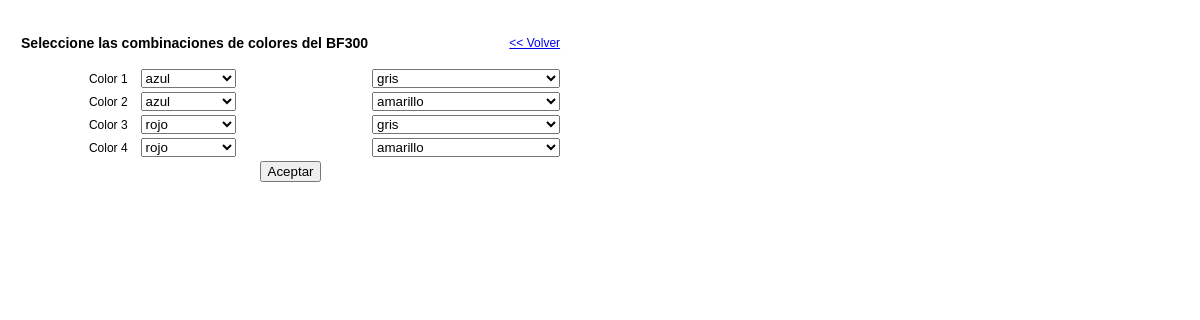
Page /administrator/formColores.php?id_producto=5&mod_prod=BF300 (signed in) on the committed database.
### tables this page shows
CREATE TABLE `color` (
  `id_color` int(11) NOT NULL auto_increment,
  `nombre` varchar(50) NOT NULL,
  `codigo` varchar(50) NOT NULL,
  PRIMARY KEY  (`id_color`)
);

### administrator/util/Connection.php (called while the page is built, shortened)
<?php
class Connection {
    private $connection;
    public function __construct() {
        $server = "localhost";
        $username = "buffalo9_root";
        $password = "r00tr00t";
        $database_name = "buffalo9_portal";
        $connection = mysql_connect($server, $username, $password) or die("Problemas en la conexión");
        $this->connection = $connection;
    }
    public function getConnection() {
        return $this->connection;
    }
}
?>

### administrator/dao/ColorDAO.php (called while the page is built, shortened)
<?php
include_once 'domain/Color.php';
include_once 'domain/ColorProducto.php';
include_once 'util/Connection.php';
class ColorDAO {
    public function getColores() {
        $conexion = new Connection();
        $query = "SELECT id_color, nombre, codigo FROM color";
        $result = mysql_query($query, $conexion->getConnection());
        $total_registros = mysql_num_rows($result);
        if ($total_registros > 0) {
            while ($row = mysql_fetch_assoc($result)) {
                $color = new Color();
                $color->setId_color($row['id_color']);
                $color->setNombre($row['nombre']);
                $color->setCodigo($row['codigo']);
                $colores[] = $color;
            }
        }
        return $colores;
    }
    public function getColoresProductoByIdProducto($id_producto) {
        $conexion = new Connection();
        $query = "SELECT id, id_color_1, id_color_2,
                producto.id_producto as p_id, producto.modelo as p_modelo
                FROM colorproducto
                INNER JOIN producto on colorproducto.id_producto = producto.id_producto
                WHERE producto.id_producto = $id_producto";
        $result = mysql_query($query, $conexion->getConnection());
        $total_registros = mysql_num_rows($result);
        if ($total_registros > 0) {
            while ($row = mysql_fetch_assoc($result)) {
                $colorProducto = new ColorProducto();
                $colorProducto->setId($row['id']);
                $color_1 = new Color();
                $color_1->setId_color($row['id_color_1']);
                $colorProducto->setColor_1($color_1);
                $color_2 = new Color();
                $color_2->setId_color($row['id_color_2']);
                $colorProducto->setColor_2($color_2);
                $producto = new Producto();
                $producto->setId_producto($row['p_id']);
                $producto->setModelo($row['p_modelo']);
                $colorProducto->setProducto($producto);
                $coloresProducto[] = $colorProducto;
            }
        }
        return $coloresProducto;
    }
}
?>

### administrator/domain/ColorProducto.php (called while the page is built, shortened)
<?php
include_once 'domain/Color.php';
class ColorProducto {
    private $color_1;
    private $color_2;
    public function __construct() {
        $this->color_1 = new Color();
        $this->color_2 = new Color();
    }
    public function getColor_1() {
        return $this->color_1;
    }
    public function setColor_1($color_1) {
        $this->color_1 = $color_1;
    }
    public function getColor_2() {
        return $this->color_2;
    }
    public function setColor_2($color_2) {
        $this->color_2 = $color_2;
    }
}
?>

### administrator/domain/Color.php (called while the page is built)
<?php
class Color {
    private $id_color;
    private $nombre;
    private $codigo;
    public function __construct() {
        $this->id_color = 0;
    }
    public function getId_color() {
        return $this->id_color;
    }
    public function setId_color($id_color) {
        $this->id_color = $id_color;
    }
    public function getNombre() {
        return $this->nombre;
    }
    public function setNombre($nombre) {
        $this->nombre = $nombre;
    }
    public function getCodigo() {
        return $this->codigo;
    }
    public function setCodigo($codigo) {
        $this->codigo = $codigo;
    }
}
?>

### administrator/bussinessLogic/ColorBL.php (the view, shortened to what this page needs)
<?php
include_once 'dao/ColorDAO.php';
include_once 'domain/Color.php';
class ColorBL {
    private $cDao;
    public function __construct() {
        $this->cDao = new ColorDAO();
    }
    public function getColores($id_color) {
        $colores = $this->cDao->getColores();
        for ($i = 0; $i < count($colores); $i++) {
            if ($colores[$i]->getId_color() == $id_color) {
                $selected = 'selected';
            } else {
                $selected = '';
            }
            $combo_colores = $combo_colores .
                    "<option $selected value=\"{$colores[$i]->getId_color()}\" style=\"background-color: #{$colores[$i]->getCodigo()};color: #FFFFFF;\">
                    {$colores[$i]->getNombre()}
                    </option>";
        }
        return $combo_colores;
    }
    public function getColoresProductoByIdProducto($id_producto) {
        return $this->cDao->getColoresProductoByIdProducto($id_producto);
    }
}
?>

### administrator/formColores.php (shortened to what this page needs)
<?php
if (!isset($_SESSION['user'])) {
    header("location: index.php?error=2");
} else {
    include_once 'bussinessLogic/ColorBL.php';
    include_once 'domain/Color.php';
    include_once 'domain/ColorProducto.php';
    $bl = new ColorBL();
    $id_producto = $_GET['id_producto'];
    $coloresProducto = $bl->getColoresProductoByIdProducto($id_producto);
    ?>
    <!DOCTYPE html>
    <html>
        <head>
            <link type="text/css" href="style/style.css" rel="stylesheet" media="screen"/>
        </head>
        <body>
            <form id="formColores" method="POST" action="actionColor.php" enctype="multipart/form-data">
                <table>
                    <tr>
                        <td colspan="2"><h3>Seleccione las combinaciones de colores del <?php echo $_GET['mod_prod'] ?></h3></td>
                        <td style="text-align: right;"><a href="bienvenido.php">&lt;&lt; Volver</a></td>
                    </tr>
                    <?php
                    for ($i = 0; $i < count($coloresProducto); $i++) {
                        $cp_colorProducto = $coloresProducto[$i];
                        ?>
                        <tr>
                            <td class="tdLabel">
                                Color <?php echo $i + 1 ?>
                            </td>
                            <td>
                                <select name="color_1_<?php echo $i ?>">
                                    <?php echo $bl->getColores($cp_colorProducto->getColor_1()->getId_color()) ?>
                                </select>
                            </td>
                            <td>
                                <select name="color_2_<?php echo $i ?>">
                                    <?php echo $bl->getColores($cp_colorProducto->getColor_2()->getId_color()) ?>
                                </select>
                            </td>
                        </tr>
                        <?php
                    }
                    ?>
                    <tr>
                        <td colspan="3" style="text-align: center;">
                            <input id="btn_acept" type="submit" name="name"value="Aceptar" />
                        </td>
                    </tr>
                </table>
            </form>
        </body>
    </html>
    <?php
}?>

### administrator/style/style.css (style rules this page uses)
body { font-family: 'lucida grande',tahoma,verdana,arial,sans-serif; font-size: 12px; padding: 10px; }
.tdLabel { padding-right: 10px; text-align: right; }

### rows in the picture
color: nombre "azul"
color: nombre "gris"
color: nombre "amarillo"
color: nombre "rojo"

### other values in the picture
$_GET['mod_prod'] "BF300"
